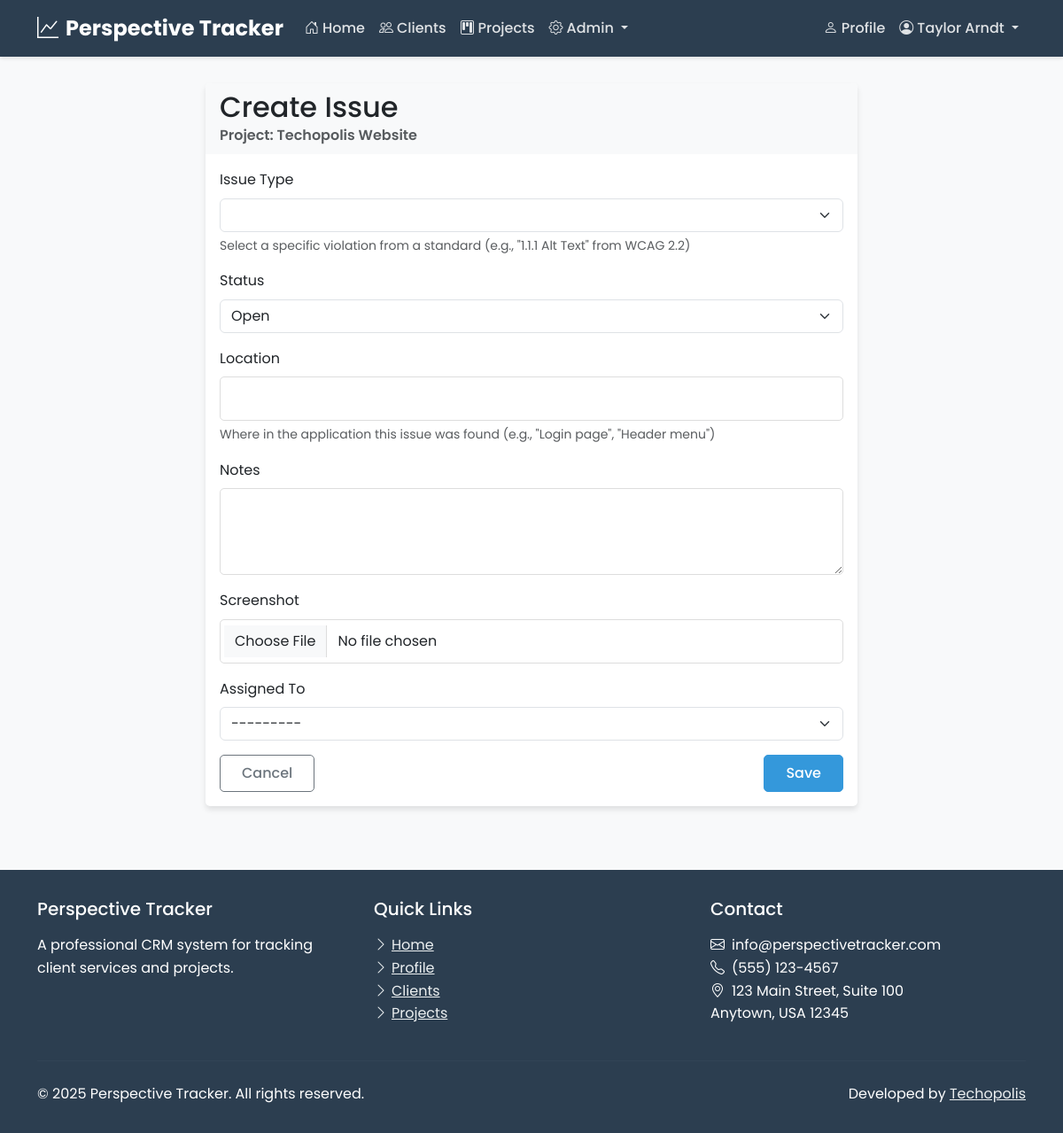
/projects/1/violations/create/ (signed in), run on the app's committed database.
### users/models.py (models this page shows, shortened)
class CustomUser(AbstractUser):
    username = None
    email = models.EmailField(unique=True)
    role = models.ForeignKey(Role, on_delete=models.CASCADE, null=True, blank=True)
    profile_picture = models.ImageField(upload_to='profile_pics/', null=True, blank=True)
    bio = models.TextField(max_length=500, blank=True)
    phone_number = models.CharField(max_length=20, blank=True)
    job_title = models.CharField(max_length=100, blank=True)
    USERNAME_FIELD = 'email'
    REQUIRED_FIELDS = []
    objects = CustomUserManager()

### projects/models.py (models this page shows, shortened)
class Project(models.Model):
    DEFAULT_STATUS_CHOICES = [
        ('not_started', 'Not Started'),
        ('in_progress', 'In Progress'),
        ('completed', 'Completed'),
    ]
    name = models.CharField(max_length=200)
    client = models.ForeignKey(Client, on_delete=models.CASCADE, related_name='projects')
    project_type = models.ForeignKey(ProjectType, on_delete=models.PROTECT, related_name='projects')
    status = models.CharField(max_length=50, default='not_started')
    notes = models.TextField(blank=True)
    created_at = models.DateTimeField(auto_now_add=True)
    updated_at = models.DateTimeField(auto_now=True)
    created_by = models.ForeignKey(CustomUser, on_delete=models.SET_NULL, null=True, related_name='created_projects')
    assigned_to = models.ManyToManyField(CustomUser, related_name='assigned_projects', blank=True)
    class Meta:
        ordering = ['-created_at']

### projects/views.py (the view)
# urls.py: path('<int:project_id>/violations/create/', views.project_violation_create, name='project_violation_create'),
@login_required
def project_violation_create(request, project_id):
    project = get_object_or_404(Project, pk=project_id)
    if not (request.user.is_superuser or
            (hasattr(request.user, 'role') and request.user.role and request.user.role.name in ['admin', 'staff']) or
            request.user in project.assigned_to.all()):
        return HttpResponseForbidden("You don't have permission to access this project.")
    if project.project_type.supports_standards:
        project_standards = ProjectStandard.objects.filter(project=project).exists()
        if not project_standards:
            messages.error(request, "You must add standards to the project before creating issues.")
            return redirect('projects:project_detail', pk=project.pk)
    if request.method == 'POST':
        form = ProjectViolationForm(request.POST, request.FILES, project=project)
        if form.is_valid():
            project_violation = form.save(commit=False)
            project_violation.project = project
            project_violation.created_by = request.user
            project_violation.save()
            messages.success(request, "Issue created successfully.")
            return redirect('projects:project_detail', pk=project.pk)
    else:
        form = ProjectViolationForm(project=project)
    context = {
        'form': form,
        'project': project,
        'title': 'Create Issue',
    }
    return render(request, 'projects/project_violation_form.html', context)

### projects/forms.py (called while the page is built)
    def label_from_instance(self, obj):
        if obj.first_name and obj.last_name:
            return f"{obj.first_name} {obj.last_name} ({obj.email})"
        else:
            return obj.email

### projects/templates/projects/project_violation_form.html (shortened to what this page needs)
{% extends "users/base.html" %}
{% load static %}
{% block content %}
<div class="container mt-4">
    <div class="row justify-content-center">
        <div class="col-md-8">
            <div class="card">
                <div class="card-header bg-light">
                    <h2 class="mb-0">{{ title }}</h2>
                    <p class="mb-0 text-muted">Project: {{ project.name }}</p>
                </div>
                <div class="card-body">
                    <form method="post" enctype="multipart/form-data">
                        <div class="mb-3">
                            <label for="{{ form.violation.id_for_label }}" class="form-label">Issue Type</label>
                            {{ form.violation }}
                            <div class="form-text">Select a specific violation from a standard (e.g., "1.1.1 Alt Text" from WCAG 2.2)</div>
                        </div>
                        <div class="mb-3">
                            <label for="{{ form.status.id_for_label }}" class="form-label">Status</label>
                            {{ form.status }}
                        </div>
                        <div class="mb-3">
                            <label for="{{ form.location.id_for_label }}" class="form-label">Location</label>
                            {{ form.location }}
                            <div class="form-text">Where in the application this issue was found (e.g., "Login page", "Header menu")</div>
                        </div>
                        <div class="mb-3">
                            <label for="{{ form.notes.id_for_label }}" class="form-label">Notes</label>
                            {{ form.notes }}
                        </div>
                        <div class="mb-3">
                            <label for="{{ form.screenshot.id_for_label }}" class="form-label">Screenshot</label>
                            {{ form.screenshot }}
                        </div>
                        <div class="mb-3">
                            <label for="{{ form.assigned_to.id_for_label }}" class="form-label">Assigned To</label>
                            {{ form.assigned_to }}
                        </div>
                        <div class="d-flex justify-content-between">
                            <a href="{% url 'projects:project_detail' project.id %}" class="btn btn-outline-secondary">Cancel</a>
                            <button type="submit" class="btn btn-primary">Save</button>
                        </div>
                    </form>
                </div>
            </div>
        </div>
    </div>
</div>
{% endblock %}

### users/templates/users/base.html (shortened to what this page needs)
<!DOCTYPE html>
<html lang="en">
<head>
    <link href="https://cdn.jsdelivr.net/npm/bootstrap@5.3.0-alpha1/dist/css/bootstrap.min.css" rel="stylesheet">
    <link rel="stylesheet" href="https://cdn.jsdelivr.net/npm/bootstrap-icons@1.10.3/font/bootstrap-icons.css">
    <link rel="stylesheet" href="/static/css/style.css">
</head>
<body>
    <nav class="navbar navbar-expand-md navbar-dark fixed-top">
        <div class="container">
            <a class="navbar-brand" href="{% url 'home' %}">
                <i class="bi bi-graph-up me-2"></i>Perspective Tracker
            </a>
            <div class="collapse navbar-collapse" id="navbarNav">
                <ul class="navbar-nav me-auto">
                    <li class="nav-item">
                        <a class="nav-link {% if request.path == '/' %}active{% endif %}" href="{% url 'home' %}">
                            <i class="bi bi-house-door me-1"></i>Home
                        </a>
                    </li>
                    {% if user.is_authenticated %}
                        {% if user.is_superuser or user.role.name == 'admin' or user.role.name == 'staff' %}
                            <li class="nav-item">
                                <a class="nav-link {% if '/clients/' in request.path %}active{% endif %}" href="{% url 'client_list' %}">
                                    <i class="bi bi-people me-1"></i>Clients
                                </a>
                            </li>
                            <li class="nav-item">
                                <a class="nav-link {% if '/projects/' in request.path %}active{% endif %}" href="{% url 'projects:project_list' %}">
                                    <i class="bi bi-kanban me-1"></i>Projects
                                </a>
                            </li>
                            {% if user.is_superuser or user.role.name == 'admin' %}
                            <li class="nav-item dropdown">
                                <a class="nav-link dropdown-toggle" href="#" id="adminDropdown" role="button" data-bs-toggle="dropdown" aria-expanded="false">
                                    <i class="bi bi-gear me-1"></i>Admin
                                </a>
                            </li>
                            {% endif %}
                        {% endif %}
                    {% endif %}
                </ul>
                <ul class="navbar-nav">
                    {% if user.is_authenticated %}
                        <li class="nav-item">
                            <a class="nav-link {% if '/profile/' in request.path %}active{% endif %}" href="{% url 'profile' %}">
                                <i class="bi bi-person me-1"></i>Profile
                            </a>
                        </li>
                        <li class="nav-item dropdown">
                            <a class="nav-link dropdown-toggle" href="#" id="navbarDropdown" role="button" data-bs-toggle="dropdown" aria-expanded="false">
                                <i class="bi bi-person-circle me-1"></i>{{ user.first_name }} {{ user.last_name }}
                            </a>
                        </li>
                    {% else %}
                        <li class="nav-item">
                            <a class="nav-link btn btn-outline-light btn-sm ms-2 px-3" href="{% url 'login' %}">
                                <i class="bi bi-box-arrow-in-right me-1"></i>Login
                            </a>
                        </li>
                    {% endif %}
                </ul>
            </div>
        </div>
    </nav>
    <main>
        {% block content %}{% endblock %}
    </main>
    <footer>
        <div class="container">
            <div class="row">
                <div class="col-md-4 mb-4 mb-md-0">
                    <h5 class="mb-3">Perspective Tracker</h5>
                    <p class="mb-0">A professional CRM system for tracking client services and projects.</p>
                </div>
                <div class="col-md-4 mb-4 mb-md-0">
                    <h5 class="mb-3">Quick Links</h5>
                    <ul class="list-unstyled">
                        <li><a href="{% url 'home' %}"><i class="bi bi-chevron-right me-1"></i>Home</a></li>
                        {% if user.is_authenticated %}
                            <li><a href="{% url 'profile' %}"><i class="bi bi-chevron-right me-1"></i>Profile</a></li>
                            {% if user.is_superuser or user.role.name == 'admin' or user.role.name == 'staff' %}
                                <li><a href="{% url 'client_list' %}"><i class="bi bi-chevron-right me-1"></i>Clients</a></li>
                                <li><a href="{% url 'projects:project_list' %}"><i class="bi bi-chevron-right me-1"></i>Projects</a></li>
                            {% endif %}
                        {% else %}
                            <li><a href="{% url 'login' %}"><i class="bi bi-chevron-right me-1"></i>Login</a></li>
                        {% endif %}
                    </ul>
                </div>
                <div class="col-md-4">
                    <h5 class="mb-3">Contact</h5>
                    <ul class="list-unstyled">
                        <li><i class="bi bi-envelope me-2"></i>info@perspectivetracker.com</li>
                        <li><i class="bi bi-telephone me-2"></i>(555) 123-4567</li>
                        <li><i class="bi bi-geo-alt me-2"></i>123 Main Street, Suite 100<br>Anytown, USA 12345</li>
                    </ul>
                </div>
            </div>
            <hr class="mt-4 mb-4" style="border-color: rgba(255,255,255,0.1);">
            <div class="row justify-content-between align-items-center">
                <div class="col-md-6 text-center text-md-start">
                    <p class="mb-0">&copy; {% now "Y" %} Perspective Tracker. All rights reserved.</p>
                </div>
                <div class="col-md-6 text-center text-md-end">
                    <p class="mb-0">Developed by <a href="https://www.techopolis.courses/" target="_blank">Techopolis</a></p>
                </div>
            </div>
        </div>
    </footer>
</body>
</html>

### perspectivetracker/static/css/style.css (style rules this page uses)
:root { --primary-color: #2c3e50; --secondary-color: #3498db; --accent-color: #e74c3c; --light-color: #ecf0f1; --dark-color: #2c3e50; --success-color: #2ecc71; --warning-color: #f39c12; --danger-color: #e74c3c; --text-color: #333; --text-light: #7f8c8d; --border-radius: 5px; --box-shadow: 0 4px 6px rgba(0, 0, 0, 0.1); --transition: all 0.3s ease; }
body { font-family: 'Poppins', sans-serif; color: var(--text-color); line-height: 1.6; background-color: #f8f9fa; padding-top: 70px; }
.navbar { background-color: var(--primary-color) !important; box-shadow: 0 2px 4px rgba(0, 0, 0, 0.1); }
.navbar-brand { font-weight: 700; font-size: 1.5rem; color: white !important; }
.navbar-dark .navbar-nav .nav-link { color: rgba(255, 255, 255, 0.85) !important; font-weight: 500; transition: var(--transition); }
.card { border: none; border-radius: var(--border-radius); box-shadow: var(--box-shadow); transition: var(--transition); margin-bottom: 1.5rem; }
.card-header { font-weight: 600; border-bottom: none; }
.btn { font-weight: 500; border-radius: var(--border-radius); padding: 0.5rem 1.5rem; transition: var(--transition); }
.btn-primary { background-color: var(--secondary-color); border-color: var(--secondary-color); }
footer { background-color: var(--primary-color); color: white; padding: 2rem 0; margin-top: 3rem; }
footer a { color: var(--light-color); transition: var(--transition); }
.form-control { border-radius: var(--border-radius); padding: 0.75rem 1rem; border: 1px solid #ddd; }

### data on the page
CustomUser: first_name "Taylor", last_name "Arndt"
Project: name "Techopolis Website"

### other printed values
{{ title }} "Create Issue"
